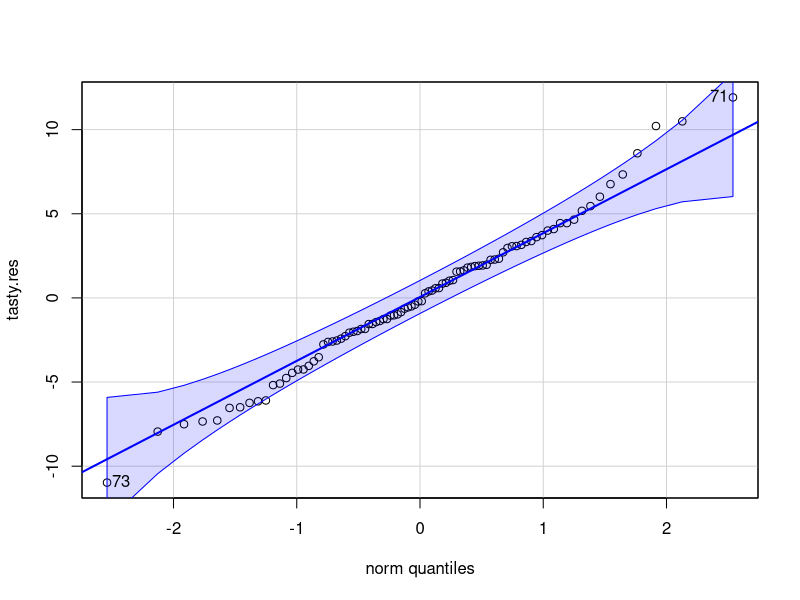
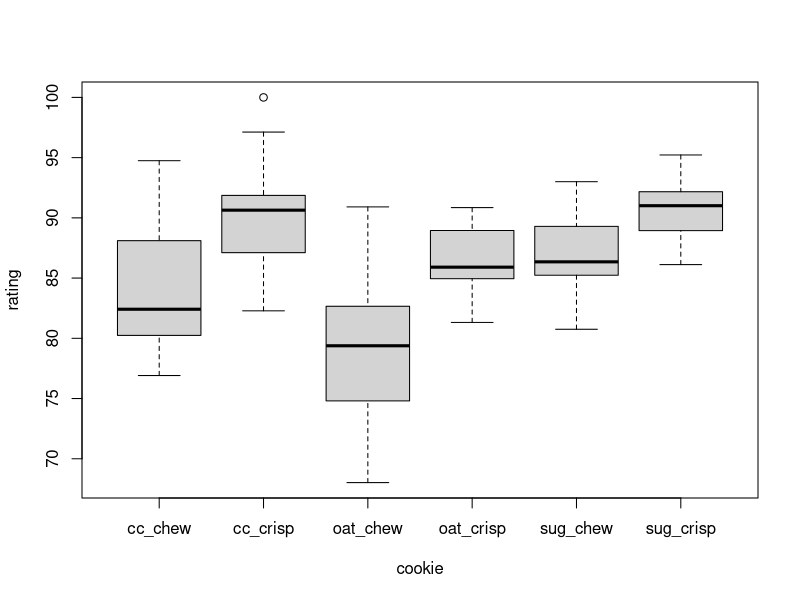

Recreate these plots in R, in order. (Note: this script raises an error after producing the figures.)
## ---- chunk 1
A_mean=mean(c(3,4,5,4))
B_mean=mean(c(2,4,3,3))
C_mean=mean(c(4,6,5,5))

A_mean
B_mean
C_mean
## ---- chunk 2
GM=mean(c(3,4,5,4,2,4,3,3,4,6,5,5))
GM
## ---- chunk 3
sst=sum((c(3,4,5,4,2,4,3,3,4,6,5,5)-GM)^2)
sst
## ---- chunk 4
ssb=4*sum((c(A_mean,B_mean,C_mean)-GM)^2)
ssb
## ---- chunk 5
sse = sst-ssb
sse
## ---- chunk 6
df1=3-1
df1
## ---- chunk 7
12-1
## ---- chunk 8
df2=12-3
df2
## ---- chunk 9
msb=ssb/df1
msb
## ---- chunk 10
mse=sse/df2
mse
## ---- chunk 11
Fstar=msb/mse
Fstar
## ---- chunk 12
qf((1-0.05),df1,df2)
## ---- chunk 13
1-pf(Fstar,df1,df2)
## ---- chunk 14
Tastiness <- read.csv("Tastiness.csv")
is.factor(Tastiness$cookie) # don't need any further conversion
## ---- chunk 15
tasty.lm = lm(rating ~ cookie, data = Tastiness)
anova(tasty.lm)
## ---- chunk 16
tasty.res=tasty.lm$residuals  #Stores Estimated Residuals
## ---- chunk 17
library(car)
qqPlot(tasty.res)
## ---- chunk 18
boxplot(rating~cookie, data = Tastiness)
leveneTest(tasty.lm)
leveneTest(rating~cookie, data = Tastiness)
## ---- chunk 19
library(multcomp)
tasty.tukey = glht(tasty.lm, linfct = mcp(cookie="Tukey"))
summary(tasty.tukey)
